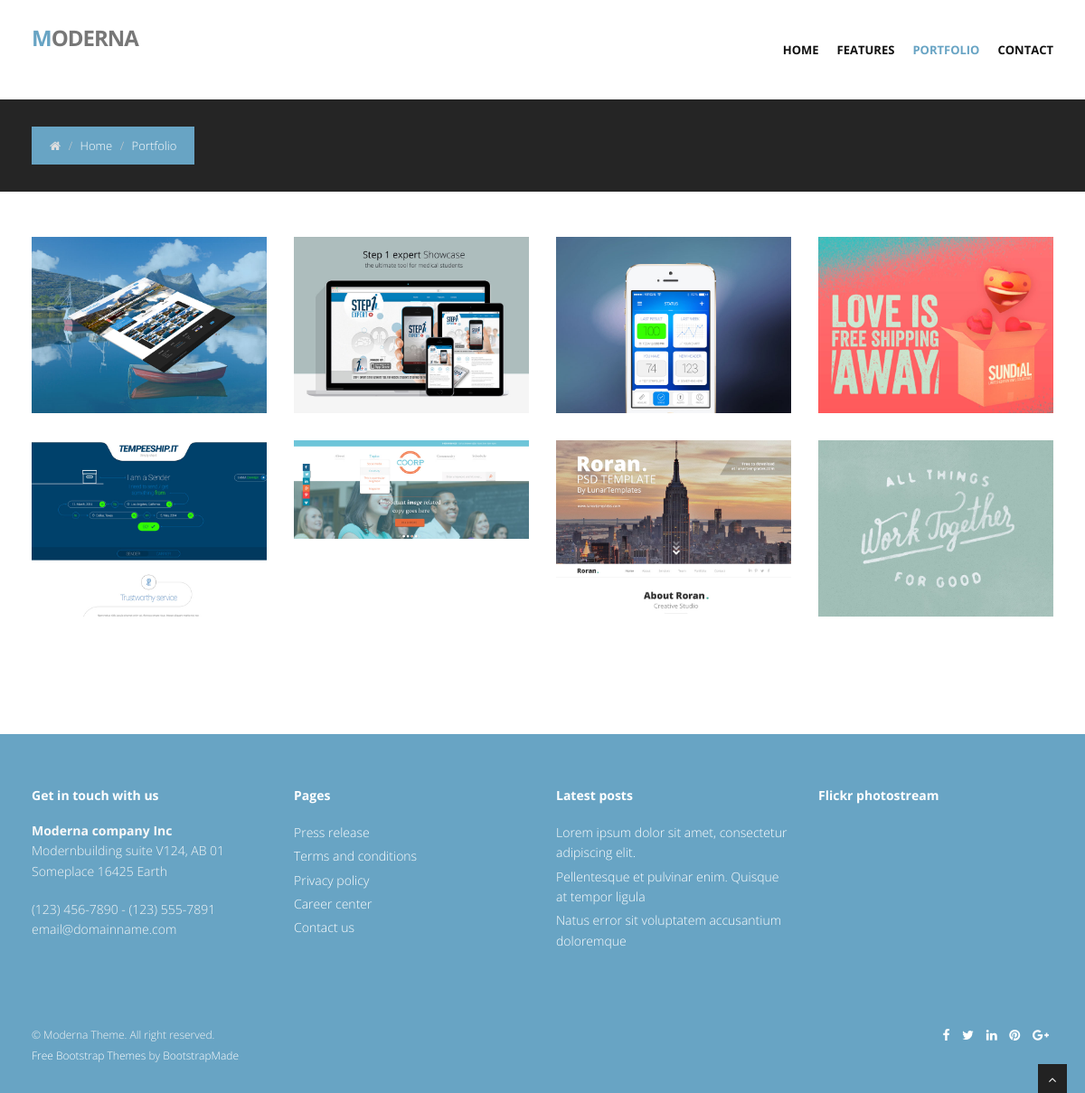
Screenshot of /portfolio.php with the database file from the repository.
### tables this page shows
CREATE TABLE `m_menus` (
  `menu_id` int(11) NOT NULL,
  `menu_name` varchar(33) NOT NULL,
  `menu_url` varchar(100) NOT NULL
);

### functions/functions.php (called while the page is built, shortened)
<?php
function get_header() {
    require_once('includes/header.php');
}
function get_bread_crumb() {
	include_once('includes/bread_crumb.php');
}

### portfolio.php (the view, shortened to what this page needs)
<?php
    require_once('functions/functions.php');
	get_header();
?>
		<section id="content">
			<div class="container">
				<div class="row">
					<div class="col-lg-12">
						<div class="row">
							<section id="projects">
								<ul id="thumbs" class="portfolio">
									<?php
		  							$select = 'SELECT * FROM m_portfolio ORDER BY p_id DESC';
		  							$query = mysqli_query($con, $select);
		  							while($row = mysqli_fetch_assoc($query)) :
		  						?>
									<li class="col-lg-3 design" data-id="id-0" data-type="web">
										<div class="item-thumbs">
										</div>
									</li>
                                  <?php endwhile;?>
								</ul>
							</section>
						</div>
					</div>
				</div>
			</div>
		</section>
		<footer>
			<div class="container">
				<div class="row">
					<div class="col-lg-3">
						<div class="widget">
							<h5 class="widgetheading">Get in touch with us</h5>
							<address>
					<strong>Moderna company Inc</strong><br>
					 Modernbuilding suite V124, AB 01<br>
					 Someplace 16425 Earth </address>
							<p>
								<i class="icon-phone"></i> (123) 456-7890 - (123) 555-7891 <br>
								<i class="icon-envelope-alt"></i> email@domainname.com
							</p>
						</div>
					</div>
					<div class="col-lg-3">
						<div class="widget">
							<h5 class="widgetheading">Pages</h5>
							<ul class="link-list">
								<li><a href="#">Press release</a></li>
								<li><a href="#">Terms and conditions</a></li>
								<li><a href="#">Privacy policy</a></li>
								<li><a href="#">Career center</a></li>
								<li><a href="#">Contact us</a></li>
							</ul>
						</div>
					</div>
					<div class="col-lg-3">
						<div class="widget">
							<h5 class="widgetheading">Latest posts</h5>
							<ul class="link-list">
								<li><a href="#">Lorem ipsum dolor sit amet, consectetur adipiscing elit.</a></li>
								<li><a href="#">Pellentesque et pulvinar enim. Quisque at tempor ligula</a></li>
								<li><a href="#">Natus error sit voluptatem accusantium doloremque</a></li>
							</ul>
						</div>
					</div>
					<div class="col-lg-3">
						<div class="widget">
							<h5 class="widgetheading">Flickr photostream</h5>
						</div>
					</div>
				</div>
			</div>
			<div id="sub-footer">
				<div class="container">
					<div class="row">
						<div class="col-lg-6">
							<div class="copyright">
								<p>&copy; Moderna Theme. All right reserved.</p>
								<div class="credits">
									<a href="https://bootstrapmade.com/">Free Bootstrap Themes</a> by <a href="https://bootstrapmade.com/">BootstrapMade</a>
								</div>
							</div>
						</div>
						<div class="col-lg-6">
							<ul class="social-network">
								<li><a href="#" data-placement="top" title="Facebook"><i class="fa fa-facebook"></i></a></li>
								<li><a href="#" data-placement="top" title="Twitter"><i class="fa fa-twitter"></i></a></li>
								<li><a href="#" data-placement="top" title="Linkedin"><i class="fa fa-linkedin"></i></a></li>
								<li><a href="#" data-placement="top" title="Pinterest"><i class="fa fa-pinterest"></i></a></li>
								<li><a href="#" data-placement="top" title="Google plus"><i class="fa fa-google-plus"></i></a></li>
							</ul>
						</div>
					</div>
				</div>
			</div>
		</footer>
	</div>
	<a href="#" class="scrollup"><i class="fa fa-angle-up active"></i></a>
</body>
</html>

### includes/header.php (shortened to what this page needs)
<!DOCTYPE html>
<html lang="en">
<head>
	<link href="css/bootstrap.min.css" rel="stylesheet" />
	<link href="css/fancybox/jquery.fancybox.css" rel="stylesheet">
	<link href="css/jcarousel.css" rel="stylesheet" />
	<link href="css/flexslider.css" rel="stylesheet" />
	<link href="css/style.css" rel="stylesheet" />
	<link href="skins/default.css" rel="stylesheet" />
</head>
<body>
	<div id="wrapper">
		<header>
			<div class="navbar navbar-default navbar-static-top">
				<div class="container">
					<div class="navbar-header">
						<a class="navbar-brand" href="index.html"><span>M</span>oderna</a>
					</div>
					<div class="navbar-collapse collapse ">
						<ul class="nav navbar-nav">
                        <?php
						    $select = 'SELECT * FROM m_menus';
					        $query = mysqli_query($GLOBALS['con'], $select);
						    while($row = mysqli_fetch_assoc($query)) {
						?>
							<li class="<?php if($GLOBALS['page'] == $row['menu_url']){echo 'active';}?>"><a href="<?= $row['menu_url'];?>"><?= $row['menu_name'];?></a></li>
                        <?php }?>
						</ul>
					</div>
				</div>
			</div>
		</header>

### css/style.css (style rules this page uses)
body { font-family:'Open Sans', Arial, sans-serif; font-size:14px; font-weight:300; line-height:1.6em; color:#656565; }
h1,h2, h3, h4, h5, h6 { font-family:'Open Sans', Arial, sans-serif; font-weight:700; line-height:1.1em; color:#333; margin-bottom: 20px; }
.container { padding:0 20px 0 20px; position:relative; }
#wrapper { width:100%; margin:0; padding:0; }
.row,.row-fluid { margin-bottom:30px; }
.row .row,.row-fluid .row-fluid { margin-bottom:30px; }
header .navbar { margin-bottom: 0; }
.navbar-default { border: none; }
.navbar-brand { color: #222; text-transform: uppercase; font-size: 24px; font-weight: 700; line-height: 1em; letter-spacing: -1px; margin-top: 30px; padding: 0 0 0 15px; }
header .navbar-collapse ul.navbar-nav { float: right; margin-right: 0; }
header .navbar-default { background-color: #fff; }
header .nav li a:hover, header .nav li a:focus, header .nav li.active a, header .nav li.active a:hover, header .nav li a.dropdown-toggle:hover, header .nav li a.dropdown-toggle:focus, header .nav li.active ul.dropdown-menu li a:hover, header .nav li.active ul.dropdown-menu li.active a { -webkit-transition: all .3s ease; -moz-transition: all .3s ease; -ms-transition: all .3s ease; -o-transition: all .3s ease; transition: all .3s ease; }
header .navbar { min-height: 100px; }
header .navbar-nav > li { padding-bottom: 30px; padding-top: 30px; }
header .navbar-nav > li > a { padding-bottom: 6px; padding-top: 5px; margin-left: 2px; line-height: 30px; font-weight: 700; -webkit-transition: all .3s ease; -moz-transition: all .3s ease; -ms-transition: all .3s ease; -o-transition: all .3s ease; transition: all .3s ease; }
.navbar-default .navbar-nav > .active > a, .navbar-default .navbar-nav > .active > a:hover, .navbar-default .navbar-nav > .active > a:focus { background-color: #fff; }
header ul.nav li { border:none; margin:0; }
header ul.nav li a { font-size:12px; border:none; font-weight:700; text-transform:uppercase; }
.navbar .nav > li > a { color: #111; text-shadow: none; }
.navbar .nav > .active > a,.navbar .nav > .active > a:hover { background:none; font-weight:700; }
#content { position:relative; background:#fff; padding:50px 0 40px 0; }
#thumbs { margin: 0; padding: 0; }
#thumbs li { list-style-type: none; }
.item-thumbs { position: relative; overflow: hidden; margin-bottom: 30px; cursor: pointer; }
ul.link-list { margin:0; padding:0; list-style:none; }
ul.link-list li { margin:0; padding:2px 0 2px 0; list-style:none; }
footer ul.link-list li a { color:#fff; }
.widgetheading { width:100%; padding:0; }
footer .widgetheading { position: relative; }
footer { padding:50px 0 0 0; color:#f8f8f8; }
footer a { color:#fff; }
footer h1, footer h2, footer h3, footer h4, footer h5, footer h6 { color:#fff; }
footer address { line-height:1.6em; }
ul.social-network { list-style:none; margin:0; }
ul.social-network li { display:inline; margin: 0 5px; }
#sub-footer { text-shadow:none; color:#f5f5f5; padding:0; padding-top:30px; margin:20px 0 0 0; }
#sub-footer p { margin:0; padding:0; }
.copyright { text-align:left; font-size:12px; }
#sub-footer ul.social-network { float:right; }
.scrollup { position:fixed; width:32px; height:32px; bottom:0px; right:20px; background: #222; }
a.scrollup { outline:0; text-align: center; }
a.scrollup i { margin-top: 10px; color: #fff; }

### skins/default.css (style rules this page uses)
a, a:hover,a:focus,a:active, footer a.text-link:hover, strike, .post-meta span a:hover, footer a.text-link, ul.meta-post li a:hover, ul.cat li a:hover, ul.recent li h6 a:hover, ul.portfolio-categ li.active a, ul.portfolio-categ li.active a:hover, ul.portfolio-categ li a:hover,ul.related-post li h4 a:hover, span.highlight,article .post-heading h3 a:hover, .navbar .nav > .active > a,.navbar .nav > .active > a:hover,.navbar .nav > li > a:hover,.navbar .nav > li > a:focus,.navbar .nav > .active > a:focus { color:#68A4C4; }
.navbar-brand span { color: #68A4C4; }
header .nav li a:hover, header .nav li a:focus, header .nav li.active a, header .nav li.active a:hover, header .nav li a.dropdown-toggle:hover, header .nav li a.dropdown-toggle:focus, header .nav li.active ul.dropdown-menu li a:hover, header .nav li.active ul.dropdown-menu li.active a { color:#68A4C4; }
.navbar-default .navbar-nav > .active > a, .navbar-default .navbar-nav > .active > a:hover, .navbar-default .navbar-nav > .active > a:focus { color:#68A4C4; }
footer { background:#68A4C4; }
#sub-footer { background:#68A4C4; }

### rows the page displays
m_menus: menu_name "HOME"
m_menus: menu_name "FEATURES"
m_menus: menu_name "PORTFOLIO"
m_menus: menu_name "CONTACT"
